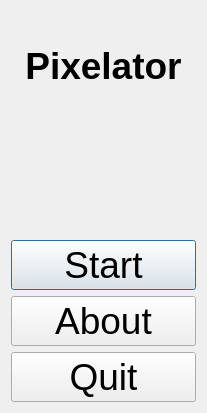
<?xml version="1.0" encoding="UTF-8"?>
<ui version="4.0">
 <class>QtPixelatorMenuDialog</class>
 <widget class="QDialog" name="QtPixelatorMenuDialog">
  <property name="geometry">
   <rect>
    <x>0</x>
    <y>0</y>
    <width>207</width>
    <height>413</height>
   </rect>
  </property>
  <property name="font">
   <font>
    <pointsize>28</pointsize>
   </font>
  </property>
  <property name="windowTitle">
   <string>Pixelator</string>
  </property>
  <layout class="QVBoxLayout" name="verticalLayout">
   <item>
    <widget class="QLabel" name="label_title">
     <property name="font">
      <font>
       <pointsize>28</pointsize>
       <weight>75</weight>
       <bold>true</bold>
      </font>
     </property>
     <property name="text">
      <string>Pixelator</string>
     </property>
     <property name="alignment">
      <set>Qt::AlignCenter</set>
     </property>
    </widget>
   </item>
   <item>
    <widget class="QLabel" name="label">
     <property name="text">
      <string/>
     </property>
     <property name="pixmap">
      <pixmap resource="Pixelator.qrc">:/pixelator/images/PixelatorResult.png</pixmap>
     </property>
     <property name="alignment">
      <set>Qt::AlignCenter</set>
     </property>
    </widget>
   </item>
   <item>
    <widget class="QPushButton" name="button_start">
     <property name="text">
      <string>Start</string>
     </property>
    </widget>
   </item>
   <item>
    <widget class="QPushButton" name="button_about">
     <property name="text">
      <string>About</string>
     </property>
    </widget>
   </item>
   <item>
    <widget class="QPushButton" name="button_quit">
     <property name="text">
      <string>Quit</string>
     </property>
    </widget>
   </item>
  </layout>
 </widget>
 <layoutdefault spacing="6" margin="11"/>
 <resources>
  <include location="Pixelator.qrc"/>
 </resources>
 <connections/>
</ui>
